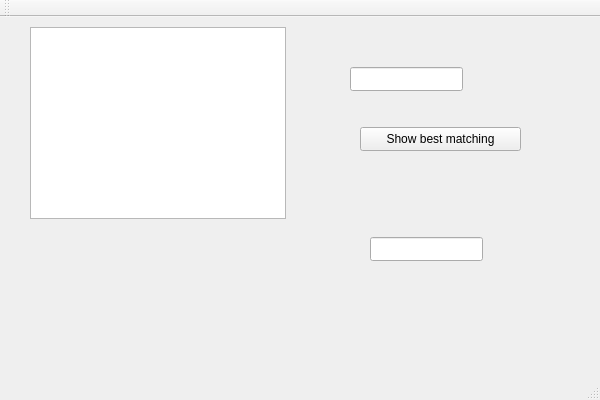
<?xml version="1.0" encoding="UTF-8"?>
<ui version="4.0">
 <class>SearchEngineClass</class>
 <widget class="QMainWindow" name="SearchEngineClass">
  <property name="geometry">
   <rect>
    <x>0</x>
    <y>0</y>
    <width>600</width>
    <height>400</height>
   </rect>
  </property>
  <property name="windowTitle">
   <string>SearchEngine</string>
  </property>
  <widget class="QWidget" name="centralWidget">
   <widget class="QListWidget" name="documentsList">
    <property name="geometry">
     <rect>
      <x>30</x>
      <y>10</y>
      <width>256</width>
      <height>192</height>
     </rect>
    </property>
   </widget>
   <widget class="QLineEdit" name="SearchLineEdit">
    <property name="geometry">
     <rect>
      <x>350</x>
      <y>50</y>
      <width>113</width>
      <height>24</height>
     </rect>
    </property>
   </widget>
   <widget class="QPushButton" name="ShowButton">
    <property name="geometry">
     <rect>
      <x>360</x>
      <y>110</y>
      <width>161</width>
      <height>24</height>
     </rect>
    </property>
    <property name="text">
     <string>Show best matching</string>
    </property>
   </widget>
   <widget class="QLabel" name="BestMatchingLabel">
    <property name="geometry">
     <rect>
      <x>380</x>
      <y>180</y>
      <width>141</width>
      <height>31</height>
     </rect>
    </property>
    <property name="text">
     <string/>
    </property>
   </widget>
   <widget class="QLineEdit" name="FilterEdit">
    <property name="geometry">
     <rect>
      <x>370</x>
      <y>220</y>
      <width>113</width>
      <height>24</height>
     </rect>
    </property>
   </widget>
  </widget>
  <widget class="QMenuBar" name="menuBar">
   <property name="geometry">
    <rect>
     <x>0</x>
     <y>0</y>
     <width>600</width>
     <height>21</height>
    </rect>
   </property>
  </widget>
  <widget class="QToolBar" name="mainToolBar">
   <attribute name="toolBarArea">
    <enum>TopToolBarArea</enum>
   </attribute>
   <attribute name="toolBarBreak">
    <bool>false</bool>
   </attribute>
  </widget>
  <widget class="QStatusBar" name="statusBar"/>
 </widget>
 <layoutdefault spacing="6" margin="11"/>
 <resources>
  <include location="SearchEngine.qrc"/>
 </resources>
 <connections/>
</ui>
